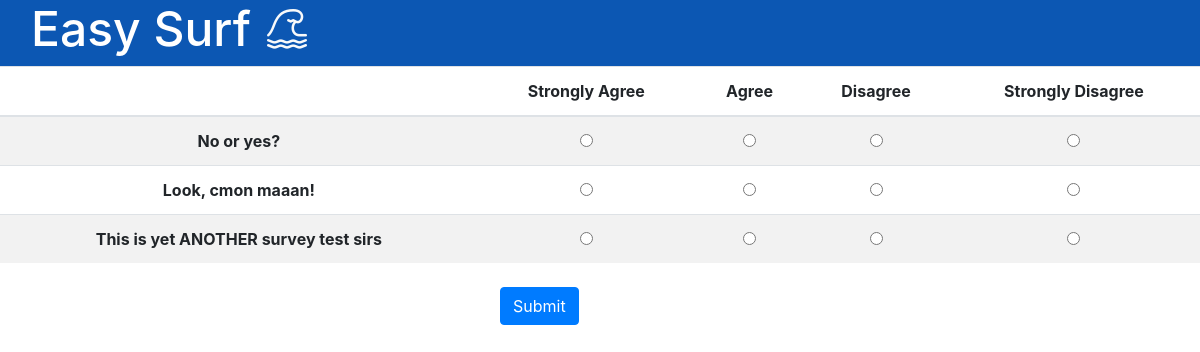
The app's page /surveys/4/ (signed in) with its own data.
### easysurfQuestionnaire/models.py (models this page shows, shortened)
class Question(models.Model):
    content = models.CharField(max_length=200)
    survey = models.ForeignKey(Survey, on_delete=models.CASCADE)

### easysurfQuestionnaire/views.py (the view, shortened to what this page needs)
# urls.py: path('<int:pk>/', SurveyDetailView.as_view(), name='survey-surveydetail'),
class SurveyDetailView(LoginRequiredMixin, DetailView):
    model = Survey
    login_url = 'login'
    def get(self, request, *args, **kwargs):
        if request.user in self.get_object().surveyees.all():
            return HttpResponseRedirect('../')
        self.object = self.get_object()
        context = self.get_context_data(object=self.object)
        return self.render_to_response(context)
    def get_context_data(self, **kwargs):
        ctx = super(SurveyDetailView, self).get_context_data(**kwargs)
        ctx['questions'] = Question.objects.all().filter(survey = self.get_object())
        return ctx

### easysurfQuestionnaire/templates/easysurfQuestionnaire/survey_detail.html (shortened to what this page needs)
<!DOCTYPE html>
{% load static %}
<html lang="en">
<head>
    <link rel="stylesheet" href="https://cdn.jsdelivr.net/npm/bootstrap@4.0.0/dist/css/bootstrap.min.css"
>
    <link rel="stylesheet" href="https://cdn.jsdelivr.net/npm/bootstrap-icons@1.8.1/font/bootstrap-icons.css">
    <link rel="stylesheet" href="{% static 'easysurfHome/styles.css' %}">
</head>
<body class="container-fluid">
    <header class="row 0no-gutters">
        <div class="col d-flex Ebanner text-light ">
            <h1 class="px-3 text-center" style="font-size: 3rem"><a href="{% url 'home-dashboard' %}" class="banner-link">Easy
                    Surf</a></h1>
            <i class="bi bi-tsunami" style="font-size: 2.5rem"></i>
        </div>
    </header>
    <main class="row">
        <form action="" method="POST" style="width:100%">
            <table class="table table-striped text-center">
                <thead>
                    <tr>
                        <th scope="col"></th>
                        <th scope="col">Strongly Agree</th>
                        <th scope="col">Agree</th>
                        <th scope="col">Disagree</th>
                        <th scope="col">Strongly Disagree</th>
                    </tr>
                </thead>
                <tbody>
                    {% for question in questions %}
                        <tr>
                            <th scope="row">{{question.content}}</th>
                            <td><input type="radio" name="{{question.id}}"></td>
                            <td><input type="radio" name="{{question.id}}"></td>
                            <td><input type="radio" name="{{question.id}}"></td>
                            <td><input type="radio" name="{{question.id}}"></td>
                        </tr>
                    {% endfor %}
                </tbody>
            </table>
            <div class="mx-auto" style="width: 200px;"> {% csrf_token %}
                <input type="submit" value="Submit" class="btn btn-primary mt-2">
            </div>
        </form>
    </main>
</body>
</html>

### easysurfHome/static/easysurfHome/styles.css (style rules this page uses)
body { padding: 0; margin: 0; }
.Ebanner { background-color: #0c57b3; }
a.banner-link { color: white; }
a.banner-link:link { color: white; }

### records on screen
Question: content "No or yes?"
Question: content "Look, cmon maaan!"
Question: content "This is yet ANOTHER survey test sirs"
